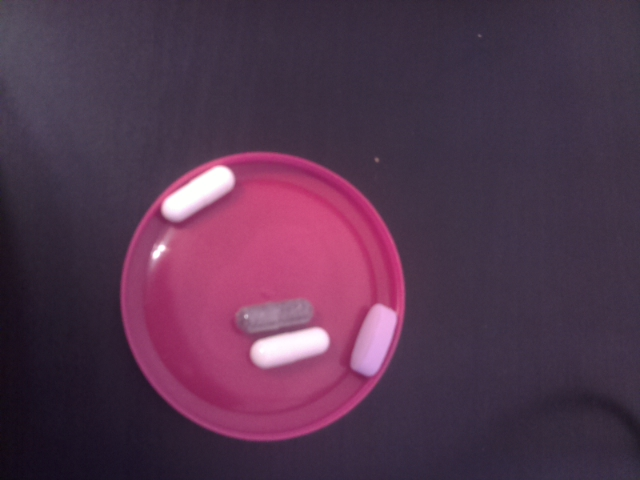
#> input picture serverPastillas/pruebis.jpg, 640 x 480 px, found by its file name
$ python shape_dect.py
#> lines starting #> are read from the running program, lines starting #| are printed output that depends on the picture; after the words box and inside, x2 and y2 are one past the last pixel; in counts of white or black regions, pixels touching at a corner belong together
import cv2
import numpy as np
from matplotlib import pyplot as plt

# reading image
img = cv2.imread('pruebis.jpg')
#> img is the input picture: shape (480, 640, 3); mean B, G, R 77.5, 53.5, 83.5

# converting image into grayscale image
gray = cv2.cvtColor(img, cv2.COLOR_BGR2GRAY)
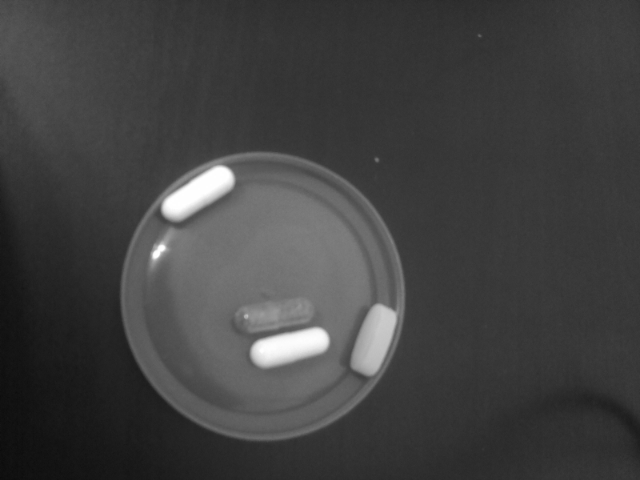
#> gray: shape (480, 640); min 11, max 255, mean 65.2
# setting threshold of gray image
_, threshold = cv2.threshold(gray, 127, 255, cv2.THRESH_BINARY)
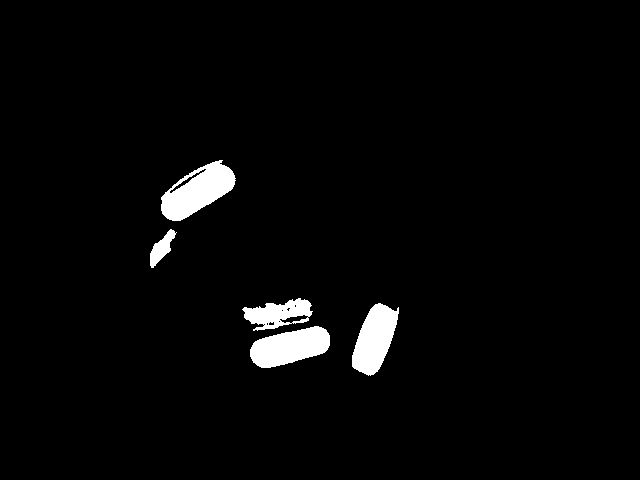
#> threshold: shape (480, 640); 2.8% white; 5 white regions
# using a findContours() function
contours, _ = cv2.findContours(
	threshold, cv2.RETR_TREE, cv2.CHAIN_APPROX_SIMPLE)
#> contours = 14 contours, 7 with area under 20; largest, box (x1, y1, x2, y2) and area: (161, 160, 236, 221) 2504, (250, 326, 330, 368) 2166, (352, 303, 399, 376) 2041, (242, 298, 313, 331) 1318, (150, 229, 177, 268) 410, (169, 168, 207, 194) 136, (279, 314, 309, 324) 128
i = 0
# list for storing names of shapes
for contour in contours:
	# here we are ignoring first counter because
	# findcontour function detects whole image as shape
	if i == 0:
		i = 1
		continue
	# cv2.approxPloyDP() function to approximate the shape
	approx = cv2.approxPolyDP(
		contour, 0.01 * cv2.arcLength(contour, True), True)
	# using drawContours() function
	cv2.drawContours(img, [contour], 0, (0, 0, 255), 5)
	# finding center point of shape
	M = cv2.moments(contour)
	if M['m00'] != 0.0:
		x = int(M['m10']/M['m00'])
		y = int(M['m01']/M['m00'])
	# putting shape name at center of each shape
	if len(approx) == 3:
		cv2.putText(img, 'Triangle', (x, y),
					cv2.FONT_HERSHEY_SIMPLEX, 0.6, (255, 255, 255), 2)
	elif len(approx) == 4:
		cv2.putText(img, 'Quadrilateral', (x, y),
					cv2.FONT_HERSHEY_SIMPLEX, 0.6, (255, 255, 255), 2)

	elif len(approx) == 5:
		cv2.putText(img, 'Pentagon', (x, y),
					cv2.FONT_HERSHEY_SIMPLEX, 0.6, (255, 255, 255), 2)

	elif len(approx) == 6:
		cv2.putText(img, 'Hexagon', (x, y),
					cv2.FONT_HERSHEY_SIMPLEX, 0.6, (255, 255, 255), 2)
	else:
		cv2.putText(img, 'circle', (x, y),
					cv2.FONT_HERSHEY_SIMPLEX, 0.6, (255, 255, 255), 2)
#> this loop made 14 passes
#> (approx, x, y) on passes 4, 7, 9: ([[263, 324], [264, 323], [265, 324], [264, 325]], 264, 324), ([[278, 321], [279, 320], [280, 321], [279, 322]], 279, 321), ([[281, 310], [282, 309], [283, 310], [282, 311]], 282, 310)
#> (x, y) on passes 2, 3, 5, 6, 8, 10: (374, 338), (279, 313), (267, 323), (271, 323), (293, 318), (288, 308)
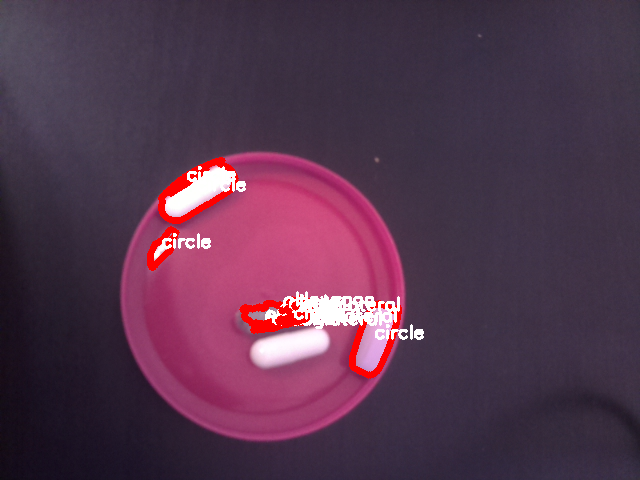
#> img: shape (480, 640, 3); 2.65% of pixels changed, all inside (x1, y1, x2, y2) = (147, 157, 424, 379)
#> after the loop, i = 1

# displaying the image after drawing contours
cv2.imshow('shapes', img)

cv2.waitKey(0)
cv2.destroyAllWindows()
